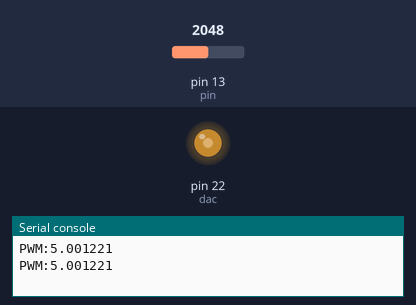
A program run on a simulated MicroPython board. Shown: output pins drawn as LEDs (lit = HIGH), the last lines printed to the serial console. The test bench sets the inputs (shaded band); at power-on: pin 13 (pin) = 2048 (analog values on the 0–4095 scale).

Above: at 1.2 s.
1.3 s: pin 13 (pin) set to 2866
At 2.4 s:
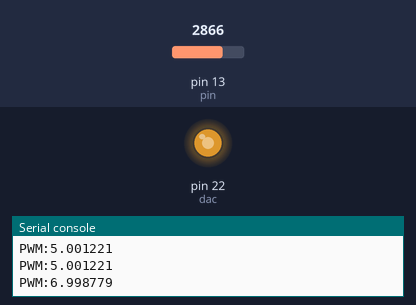
3.5 s: pin 13 (pin) set to 3603
At 5.2 s:
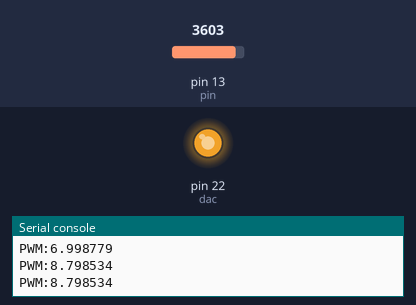
5.5 s: pin 13 (pin) set to 491
At 6.7 s:
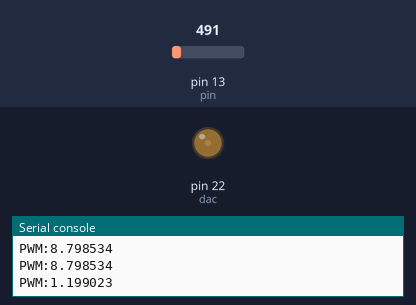
7.5 s: pin 13 (pin) set to 0
At 9.4 s:
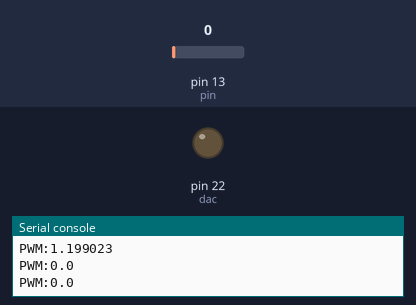
Timing chart, 0 to 10.5 s (numbered marks = the images above; inputs shaded):
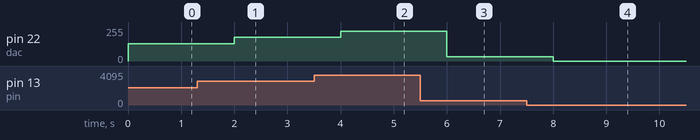

Measured:
- after the input at 1.3 s, pin 22 (dac): 128/255 → 178/255 after 0.70 s
- after the input at 3.5 s, pin 22 (dac): 178/255 → 224/255 after 0.50 s
- after the input at 5.5 s, pin 22 (dac): 224/255 → 31/255 after 0.50 s
- after the input at 7.5 s, pin 22 (dac): 31/255 → 0/255 after 0.50 s

The program:

dac3.py
```python
# (licence header left out)
from machine import ADC,DAC
import time
dac = DAC('P22')                       # create a DAC object
adc = ADC()                            # object
channel1 = adc.channel(pin='P13')      # define the pin

while True:
    value = channel1.value()           # reading the channel 1
    output=value/4095                  # output 0:1
    dac.write(output)                  # pwm write
    mes=output*10                      # output 1: 10
    print("PWM:" + str(mes))           # sending messages
    time.sleep(1)                      # machine waits for 1 seg
```
